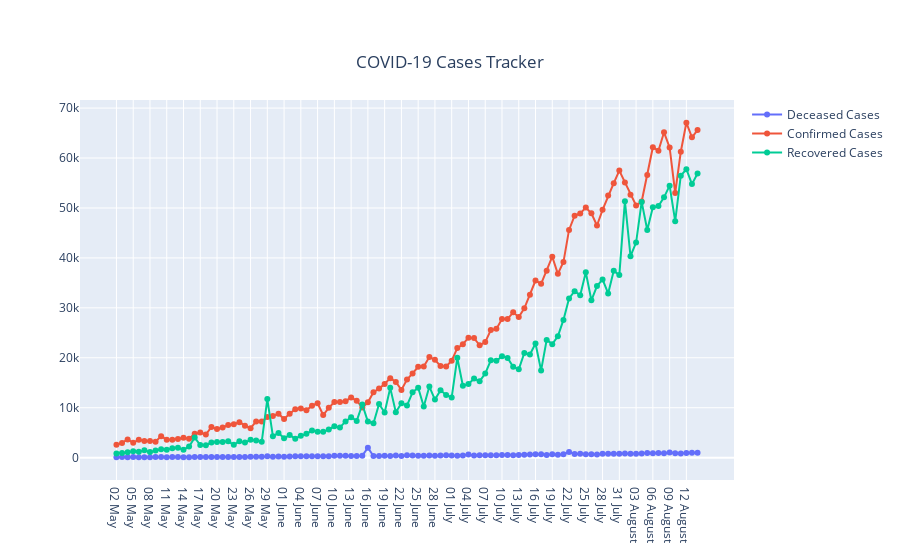

Notebook code for this chart:
### Markdown cell above
The below graph is a scatter plot along with lines which comprises of daily cases in India. This graph helps to properly track the number of cases which makes it easy to find when the cases were high or low. It also tells the case trend in India.

### Code cell
graph1 = go.Scatter(x=df['Date'],y=df['Confirmed_Cases'],name='Confirmed Cases',mode='markers+lines')
graph2 = go.Scatter(x=df['Date'], y=df['Recovered_Cases'], name='Recovered Cases',mode='markers+lines')
graph3 = go.Scatter(x=df['Date'], y=df['Deceased_Cases'], name='Deceased Cases',mode='markers+lines')
data=[graph3,graph1,graph2]
layout=go.Layout(title='COVID-19 Cases Tracker')
figure=go.Figure(data=data,layout=layout)
figure.update_layout(
            title={
                'y': 0.9,
                'x': 0.5,
                'xanchor':'center',
                'yanchor':'top'
            }
        )
figure.show()

### Figure 1 — Plotly figure (JSON) as saved in the notebook; plotly's stock layout.template omitted (floating-point values rounded to 4 significant figures)
{"data": [{"mode": "markers+lines", "name": "Deceased Cases", "type": "scatter", "x": ["02 May ", "03 May ", "04 May ", "05 May ", "06 May ", "07 May ", "08 May ", "09 May ", "10 May ", "11 May ", "12 May ", "13 May ", "14 May ", "15 May ", "16 May ", "17 May ", "18 May ", "19 May ", "20 May ", "21 May ", "22 May ", "23 May ", "24 May ", "25 May ", "26 May ", "27 May ", "28 May ", "29 May ", "30 May ", "31 May ", "01 June ", "02 June ", "03 June ", "04 June ", "05 June ", "06 June ", "07 June ", "08 June ", "09 June ", "10 June ", "11 June ", "12 June ", "13 June ", "14 June ", "15 June ", "16 June ", "17 June ", "18 June ", "19 June ", "20 June ", "21 June ", "22 June ", "23 June ", "24 June ", "25 June ", "26 June ", "27 June ", "28 June ", "29 June ", "30 June ", "01 July ", "02 July ", "03 July ", "04 July ", "05 July ", "06 July ", "07 July ", "08 July ", "09 July ", "10 July ", "11 July ", "12 July ", "13 July ", "14 July ", "15 July ", "16 July ", "17 July ", "18 July ", "19 July ", "20 July ", "21 July ", "22 July ", "23 July ", "24 July ", "25 July ", "26 July ", "27 July ", "28 July ", "29 July ", "30 July ", "31 July ", "01 August ", "02 August ", "03 August ", "04 August ", "05 August ", "06 August ", "07 August ", "08 August ", "09 August ", "10 August ", "11 August ", "12 August ", "13 August ", "14 August "], "y": [92, 140, 103, 128, 91, 104, 97, 115, 112, 81, 120, 137, 97, 104, 120, 152, 131, 146, 134, 148, 142, 142, 156, 150, 173, 188, 176, 269, 205, 222, 201, 222, 259, 274, 286, 297, 261, 271, 272, 358, 394, 388, 309, 324, 396, 2004, 341, 343, 364, 308, 426, 312, 468, 424, 401, 381, 414, 384, 417, 506, 438, 378, 444, 611, 421, 473, 479, 492, 479, 520, 543, 500, 541, 587, 614, 680, 676, 543, 675, 596, 671, 1130, 755, 763, 703, 704, 642, 774, 775, 784, 764, 854, 760, 806, 849, 919, 899, 937, 875, 1013, 887, 835, 950, 1006, 990]}, {"mode": "markers+lines", "name": "Confirmed Cases", "type": "scatter", "x": ["02 May ", "03 May ", "04 May ", "05 May ", "06 May ", "07 May ", "08 May ", "09 May ", "10 May ", "11 May ", "12 May ", "13 May ", "14 May ", "15 May ", "16 May ", "17 May ", "18 May ", "19 May ", "20 May ", "21 May ", "22 May ", "23 May ", "24 May ", "25 May ", "26 May ", "27 May ", "28 May ", "29 May ", "30 May ", "31 May ", "01 June ", "02 June ", "03 June ", "04 June ", "05 June ", "06 June ", "07 June ", "08 June ", "09 June ", "10 June ", "11 June ", "12 June ", "13 June ", "14 June ", "15 June ", "16 June ", "17 June ", "18 June ", "19 June ", "20 June ", "21 June ", "22 June ", "23 June ", "24 June ", "25 June ", "26 June ", "27 June ", "28 June ", "29 June ", "30 June ", "01 July ", "02 July ", "03 July ", "04 July ", "05 July ", "06 July ", "07 July ", "08 July ", "09 July ", "10 July ", "11 July ", "12 July ", "13 July ", "14 July ", "15 July ", "16 July ", "17 July ", "18 July ", "19 July ", "20 July ", "21 July ", "22 July ", "23 July ", "24 July ", "25 July ", "26 July ", "27 July ", "28 July ", "29 July ", "30 July ", "31 July ", "01 August ", "02 August ", "03 August ", "04 August ", "05 August ", "06 August ", "07 August ", "08 August ", "09 August ", "10 August ", "11 August ", "12 August ", "13 August ", "14 August "], "y": [2564, 2952, 3656, 2971, 3602, 3344, 3339, 3175, 4311, 3592, 3562, 3726, 3991, 3808, 4794, 5049, 4628, 6154, 5720, 6023, 6536, 6667, 7111, 6414, 5907, 7246, 7254, 8138, 8364, 8789, 7723, 8812, 9689, 9847, 9472, 10408, 10882, 8536, 9981, 11156, 11135, 11306, 12039, 11405, 10032, 11086, 13108, 13829, 14740, 15918, 15151, 13560, 15656, 16868, 18205, 18255, 20142, 19610, 18339, 18256, 19429, 21947, 22718, 24018, 23942, 22500, 23147, 25561, 25790, 27762, 27757, 29106, 28178, 29917, 32607, 35468, 34820, 37411, 40235, 36806, 39170, 45601, 48443, 48888, 50072, 48932, 46484, 49631, 52479, 54968, 57486, 55117, 52672, 50488, 51282, 56626, 62170, 61455, 65156, 62117, 53016, 61252, 67066, 64141, 65610]}, {"mode": "markers+lines", "name": "Recovered Cases", "type": "scatter", "x": ["02 May ", "03 May ", "04 May ", "05 May ", "06 May ", "07 May ", "08 May ", "09 May ", "10 May ", "11 May ", "12 May ", "13 May ", "14 May ", "15 May ", "16 May ", "17 May ", "18 May ", "19 May ", "20 May ", "21 May ", "22 May ", "23 May ", "24 May ", "25 May ", "26 May ", "27 May ", "28 May ", "29 May ", "30 May ", "31 May ", "01 June ", "02 June ", "03 June ", "04 June ", "05 June ", "06 June ", "07 June ", "08 June ", "09 June ", "10 June ", "11 June ", "12 June ", "13 June ", "14 June ", "15 June ", "16 June ", "17 June ", "18 June ", "19 June ", "20 June ", "21 June ", "22 June ", "23 June ", "24 June ", "25 June ", "26 June ", "27 June ", "28 June ", "29 June ", "30 June ", "01 July ", "02 July ", "03 July ", "04 July ", "05 July ", "06 July ", "07 July ", "08 July ", "09 July ", "10 July ", "11 July ", "12 July ", "13 July ", "14 July ", "15 July ", "16 July ", "17 July ", "18 July ", "19 July ", "20 July ", "21 July ", "22 July ", "23 July ", "24 July ", "25 July ", "26 July ", "27 July ", "28 July ", "29 July ", "30 July ", "31 July ", "01 August ", "02 August ", "03 August ", "04 August ", "05 August ", "06 August ", "07 August ", "08 August ", "09 August ", "10 August ", "11 August ", "12 August ", "13 August ", "14 August "], "y": [831, 911, 1082, 1295, 1161, 1475, 1111, 1414, 1669, 1579, 1905, 1963, 1594, 2234, 4012, 2538, 2482, 3032, 3113, 3131, 3280, 2576, 3285, 3012, 3585, 3434, 3171, 11735, 4303, 4928, 3882, 4531, 3789, 4390, 4770, 5433, 5191, 5171, 5634, 6275, 6044, 7263, 8092, 7358, 10639, 7226, 6890, 10741, 9029, 13974, 9075, 10879, 10462, 13089, 13983, 10246, 14229, 11631, 13497, 12565, 12064, 19999, 14417, 14746, 15829, 15315, 16836, 19508, 19408, 20289, 19981, 18198, 17683, 20977, 20646, 22867, 17476, 23583, 22730, 24303, 27589, 31875, 33326, 32514, 37125, 31512, 34354, 35683, 32886, 37425, 36554, 51368, 40355, 43070, 51220, 45583, 50141, 50387, 52135, 54474, 47362, 56461, 57759, 54776, 56920]}], "layout": {"title": {"text": "COVID-19 Cases Tracker", "x": 0.5, "xanchor": "center", "y": 0.9, "yanchor": "top"}}}
